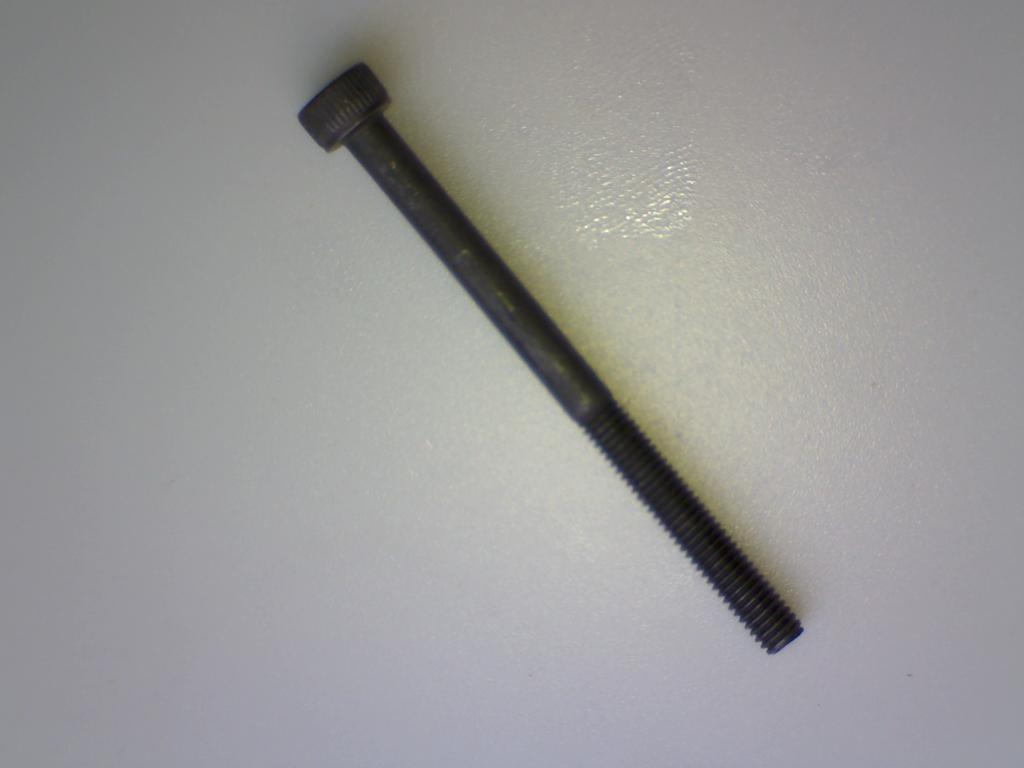
#> input picture Images/screw1.jpg, 1024 x 768 px; its folder holds only this picture in this run
$ python main.py
#> lines starting #> are read from the running program, lines starting #| are printed output that depends on the picture; after the words box and inside, x2 and y2 are one past the last pixel; in counts of white or black regions, pixels touching at a corner belong together; long printed decimals are rounded
#> in main, ip_image is the input picture: shape (768, 1024, 3); mean B, G, R 153.2, 153.1, 153.7
#| (768, 1024, 3)
######################
## Essential libraries
######################
import cv2
import numpy as np
import os
import math
import csv


########################################################################
## using os to generalise Input-Output
########################################################################
codes_folder_path = os.path.abspath('.')
images_folder_path = os.path.abspath(os.path.join('..', 'Images'))
generated_folder_path = os.path.abspath(os.path.join('..', 'Generated'))
ref = 500


def find_biggest_contour(image):
    image = image.copy()
    contours,hierarchy = cv2.findContours(image,cv2.RETR_EXTERNAL,cv2.CHAIN_APPROX_SIMPLE)
    contour_sizes = [(cv2.contourArea(contour),contour) for contour in contours]
    biggest_contour = max(contour_sizes,key=lambda x:x[0])[1]
    mask = np.zeros(image.shape,np.uint8)
    cv2.drawContours(mask,contours,-1,255,-1)
    return biggest_contour,mask

def process(ip_image):
    # Convert to RGB
    image = cv2.cvtColor(ip_image,cv2.COLOR_BGR2RGB)

    # Blur the image to remove unwanted edges
    image_blur = cv2.GaussianBlur(image,(7,7),0)

    image_blur_hsv = cv2.cvtColor(image_blur,cv2.COLOR_RGB2HSV)
#> image_blur_hsv: shape (768, 1024, 3); mean H, S, V 80.3, 12, 156.8
    # Convert BGR to HSV
    hsv = cv2.cvtColor(image, cv2.COLOR_BGR2HSV)
#> hsv: shape (768, 1024, 3); mean H, S, V 89.6, 12.2, 156.8

    lower_red = np.array([-1,-1,-1])
    upper_red = np.array([255 ,255,85])

    # Threshold the HSV image to get only blue colors
    mask1 = cv2.inRange(image_blur_hsv, lower_red, upper_red)
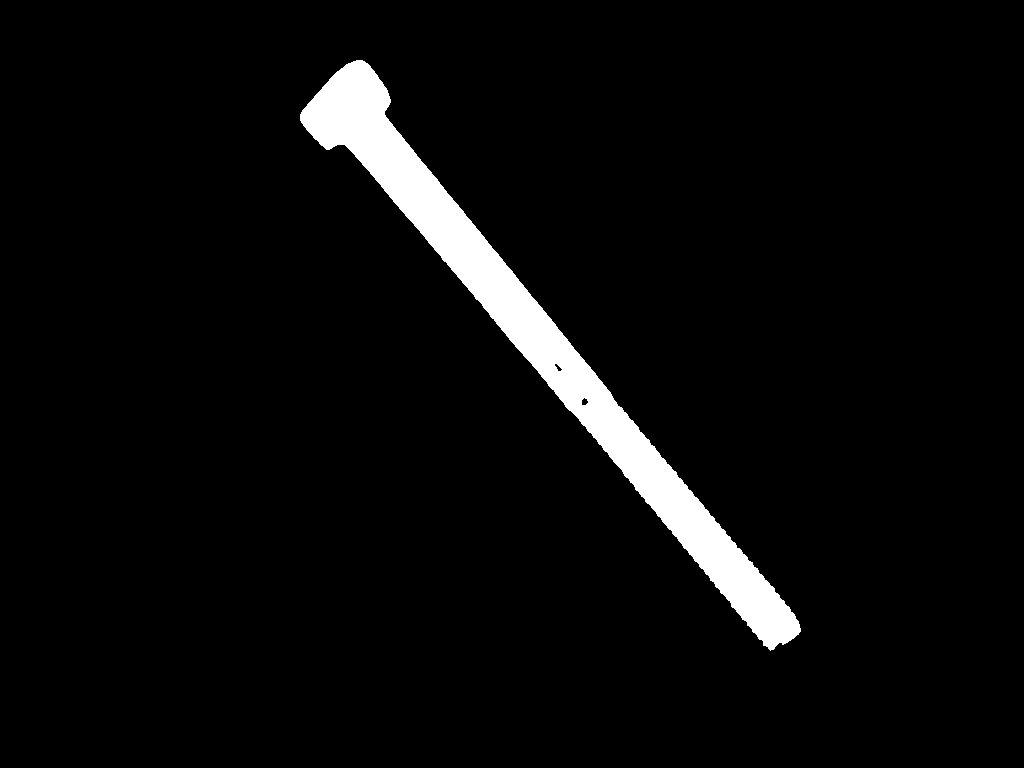
#> mask1: shape (768, 1024); 4.3% white; 1 white region, box (x1, y1, x2, y2) and area: (300, 60, 801, 651) 34021

    lower_red = np.array([40,30,40])
    upper_red = np.array([255 ,225,80])

    mask2 = cv2.inRange(image_blur_hsv, lower_red, upper_red)
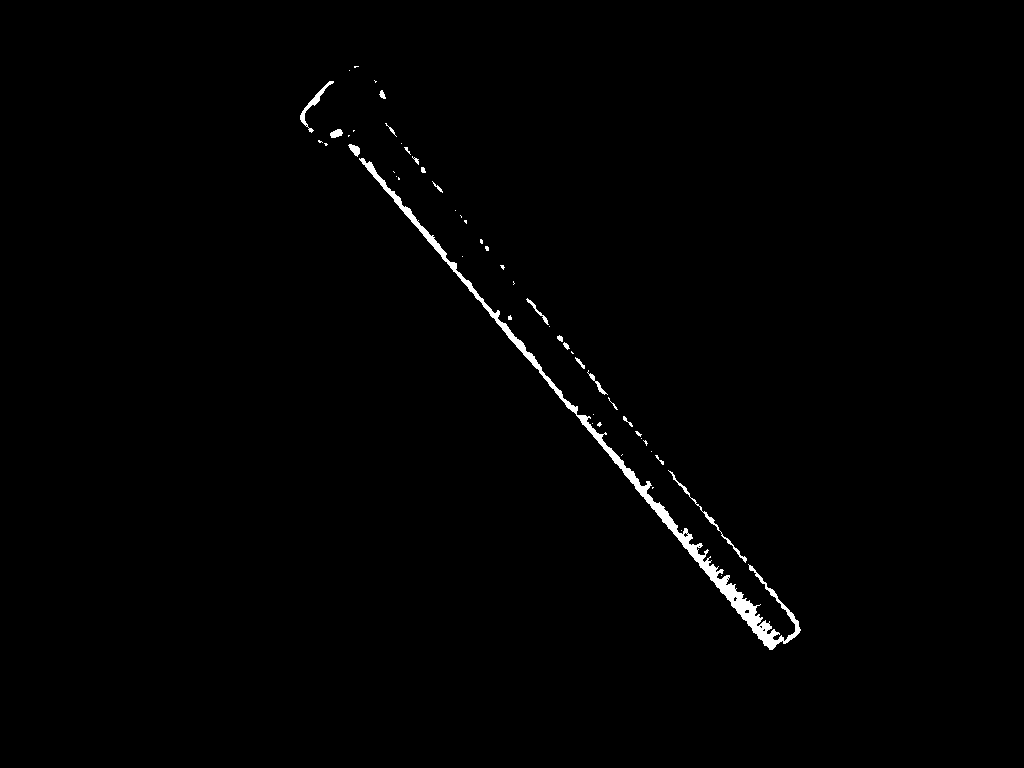
#> mask2: shape (768, 1024); 0.84% white; 52 white regions (34 under 20 px)

    mask = mask1+mask2
    kernel = cv2.getStructuringElement(cv2.MORPH_ELLIPSE,(15,15))
    mask_closed = cv2.morphologyEx(mask,cv2.MORPH_CLOSE,kernel)
    mask_clean = cv2.morphologyEx(mask_closed,cv2.MORPH_OPEN,kernel)
    big_screw_contour,mask = find_biggest_contour(mask_clean)
#> in find_biggest_contour, `contours,hierarchy = cv2.findContours(image,cv2.RETR_EXTERNAL,cv2.CHAI..`: contours = 1 contour; box (x1, y1, x2, y2) and area: (300, 60, 800, 648) 33502
#> in find_biggest_contour, `contour_sizes = [(cv2.contourArea(contour),contour) for contour in con..`: contour_sizes = 1 item
#> in find_biggest_contour, `biggest_contour = max(contour_sizes,key=lambda x:x[0])[1]`: biggest_contour = contour of 467 points, box (x1, y1, x2, y2) (300, 60, 800, 648), area 33502
#> big_screw_contour has the same summary as biggest_contour in find_biggest_contour

    rect = cv2.minAreaRect(big_screw_contour)
#> rect = ((547.5, 368), (89.28, 727.5), -37.75)
    width = rect[1][0]
#> width = 89.28
    height = rect[1][1]
#> height = 727.5
    print(width)
#| 89.275
    print(height)
#| 727.517
    if(height > ref):
        typeofscrew = "long"
    if(height <= ref):
        typeofscrew = "short"
    box = cv2.boxPoints(rect)
#> box = [[734.9, 683], [289.5, 107.7], [360.1, 53.07], [805.5, 628.3]]
    box = np.int0(box)
#> box = [[734, 682], [289, 107], [360, 53], [805, 628]]
    rectangled = cv2.drawContours(image,[box],0,(0,0,255),2)
    cv2.imshow("window", rectangled)
    cv2.waitKey(0);
    return  typeofscrew


####################################################################
## The main program which provides read in input of one image at a
## time to process function in which you will code your generalized
## output computing code
####################################################################
def main():
    i = 1
    line = []
    ## Reading 1 image at a time from the Images folder
    for image_name in os.listdir(images_folder_path):
        ## verifying name of image
        print(image_name)
        ## reading in image
        ip_image = cv2.imread(images_folder_path+"/"+image_name)
        ## verifying image has content
        print(ip_image.shape)
        ## passing read in image to process function
        A = process(ip_image)
#> A = 'long'
        ## saving the output in  a list variable
        line.append([str(i), image_name , str(A)])
        ## incrementing counter variable
        i+=1
    ## verifying all data
    print(line)
#| [['1', 'screw1.jpg', 'long']]
    ## writing to sortedlist.csv in Generated folder without spaces
    with open(generated_folder_path+"/"+'sortedlist.csv', 'w', newline='') as writeFile:
        writer = csv.writer(writeFile)
        writer.writerows(line)
    ## closing csv file
    writeFile.close()


############################################################################################
## main function
############################################################################################
if __name__ == '__main__':
    main()

$ run again, on Images/screw5.jpg
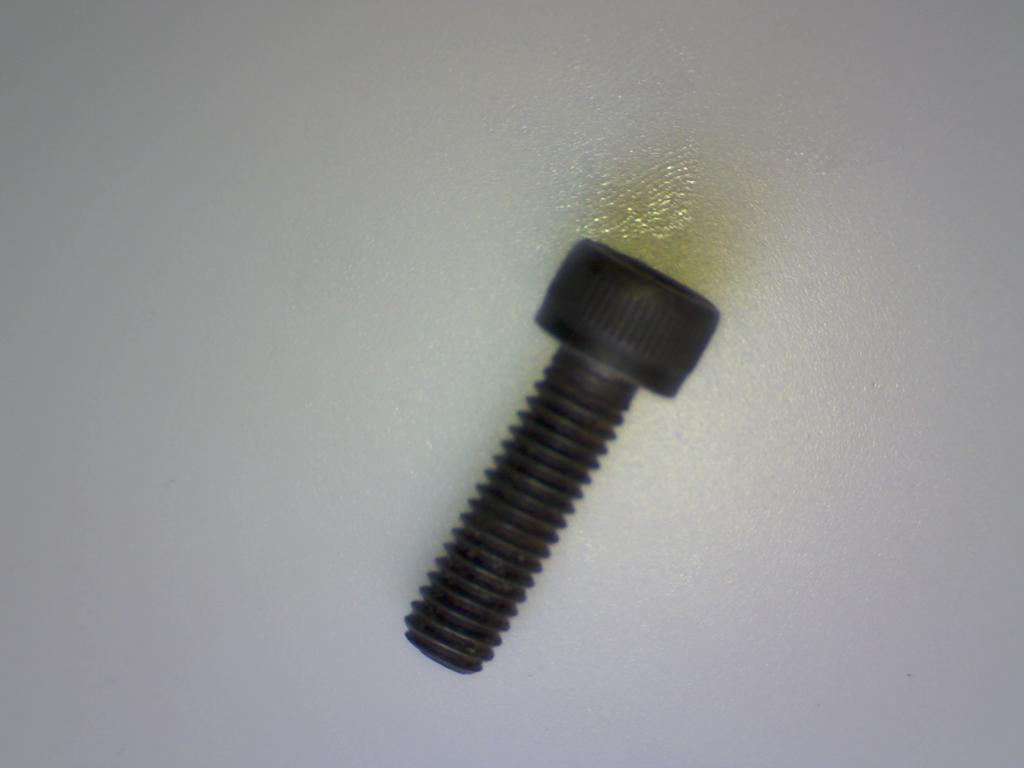
#> input picture Images/screw5.jpg, 1024 x 768 px
#> in main, ip_image is the input picture: shape (768, 1024, 3); mean B, G, R 150, 149.8, 149.4
#| (768, 1024, 3)
#> image_blur_hsv: shape (768, 1024, 3); mean H, S, V 80.8, 11.8, 153.1
#> hsv: shape (768, 1024, 3); mean H, S, V 72.6, 12.1, 153.1
#> in process, `mask1 = cv2.inRange(image_blur_hsv, lower_red, upper_red)`:
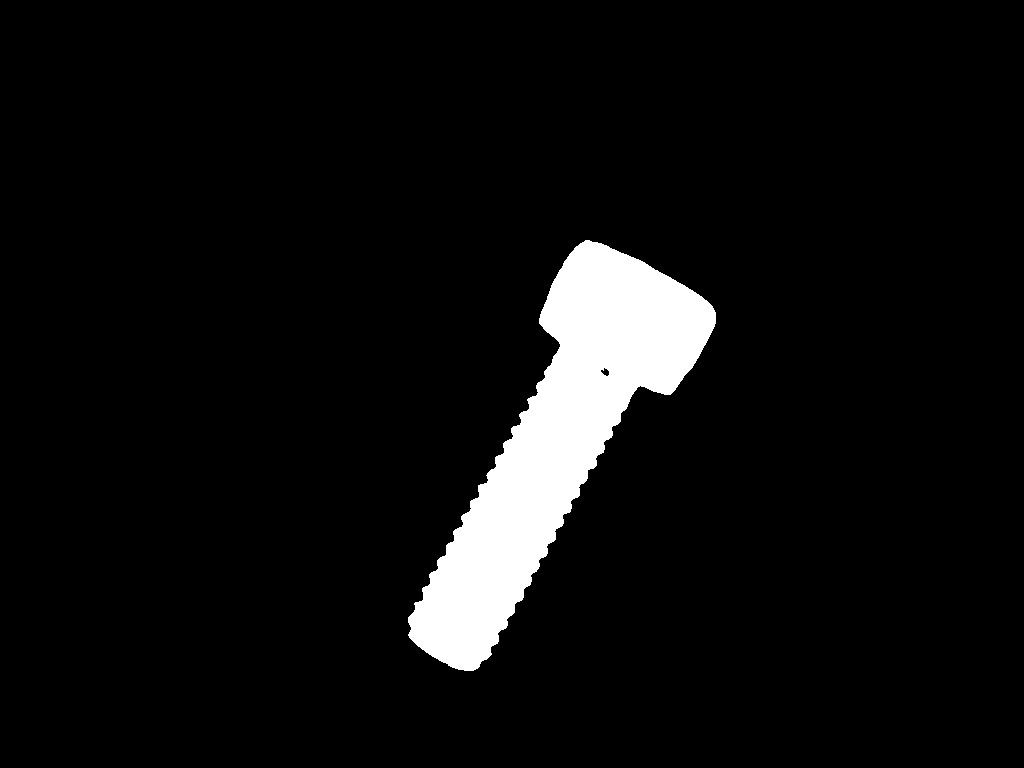
#> mask1: shape (768, 1024); 5.9% white; 1 white region, box (x1, y1, x2, y2) and area: (408, 240, 716, 671) 46395
#> in process, `mask2 = cv2.inRange(image_blur_hsv, lower_red, upper_red)`:
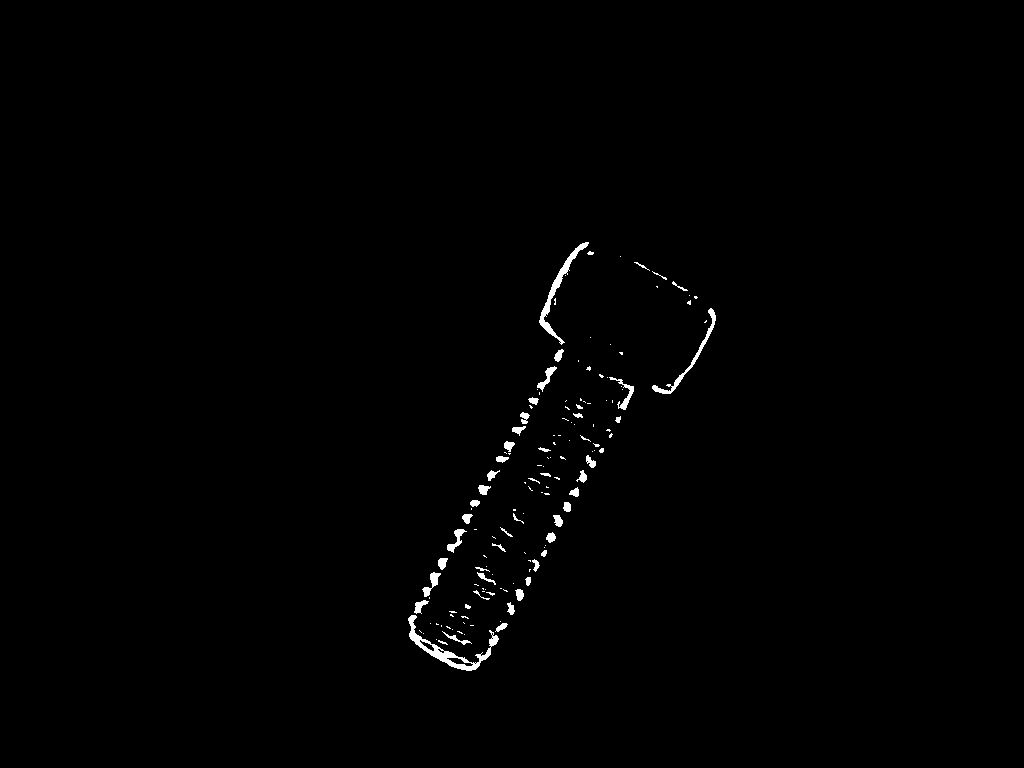
#> mask2: shape (768, 1024); 0.69% white; 143 white regions (92 under 20 px)
#> contours = 1 contour; box (x1, y1, x2, y2) and area: (408, 240, 716, 671) 46097
#> contour_sizes = 1 item
#> biggest_contour = contour of 555 points, box (x1, y1, x2, y2) (408, 240, 716, 671), area 46097
#> big_screw_contour has the same summary as biggest_contour in find_biggest_contour
#> rect = ((545.4, 463.1), (447.5, 163.8), -60.95)
#> width = 447.5
#> height = 163.8
#| 447.471
#| 163.759
#> in process, `box = cv2.boxPoints(rect)`: box = [[508.3, 698.5], [365.1, 619], [582.4, 227.8], [725.6, 307.3]]
#> in process, `box = np.int0(box)`: box = [[508, 698], [365, 618], [582, 227], [725, 307]]
#> A = 'short'
#| [['1', 'screw5.jpg', 'short']]

$ run again, on Images/screw6.jpg
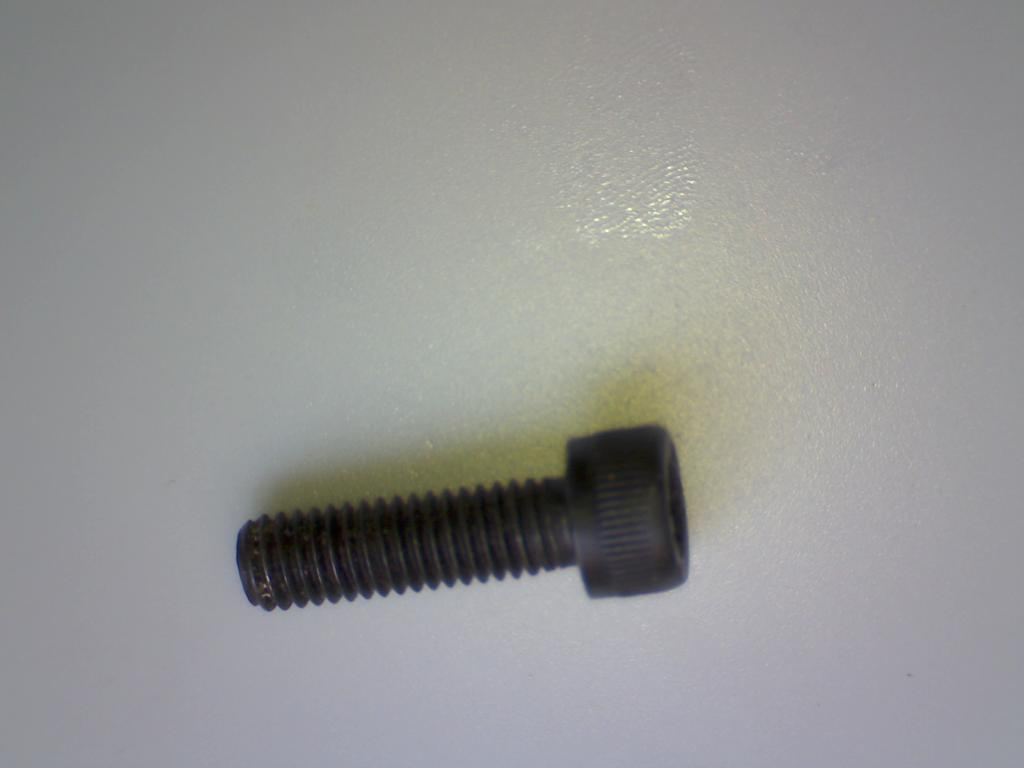
#> input picture Images/screw6.jpg, 1024 x 768 px
#> in main, ip_image is the input picture: shape (768, 1024, 3); mean B, G, R 148.7, 149.3, 149.1
#| (768, 1024, 3)
#> image_blur_hsv: shape (768, 1024, 3); mean H, S, V 80.2, 14.2, 152.8
#> hsv: shape (768, 1024, 3); mean H, S, V 73.4, 14.5, 152.8
#> in process, `mask1 = cv2.inRange(image_blur_hsv, lower_red, upper_red)`:
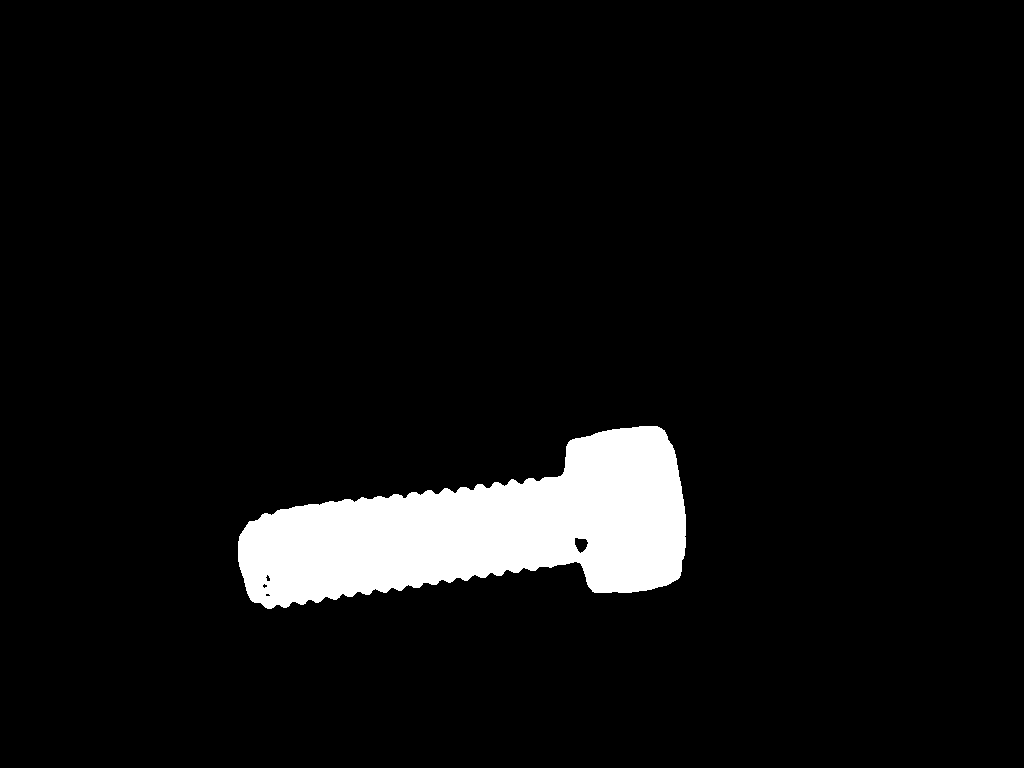
#> mask1: shape (768, 1024); 6% white; 1 white region, box (x1, y1, x2, y2) and area: (238, 426, 686, 609) 47495
#> mask2: shape (768, 1024); 0.92% white; 112 white regions (75 under 20 px)
#> contours = 1 contour; box (x1, y1, x2, y2) and area: (238, 426, 686, 609) 47324
#> contour_sizes = 1 item
#> biggest_contour = contour of 488 points, box (x1, y1, x2, y2) (238, 426, 686, 609), area 47324
#> in find_biggest_contour, `cv2.drawContours(mask,contours,-1,255,-1)`:
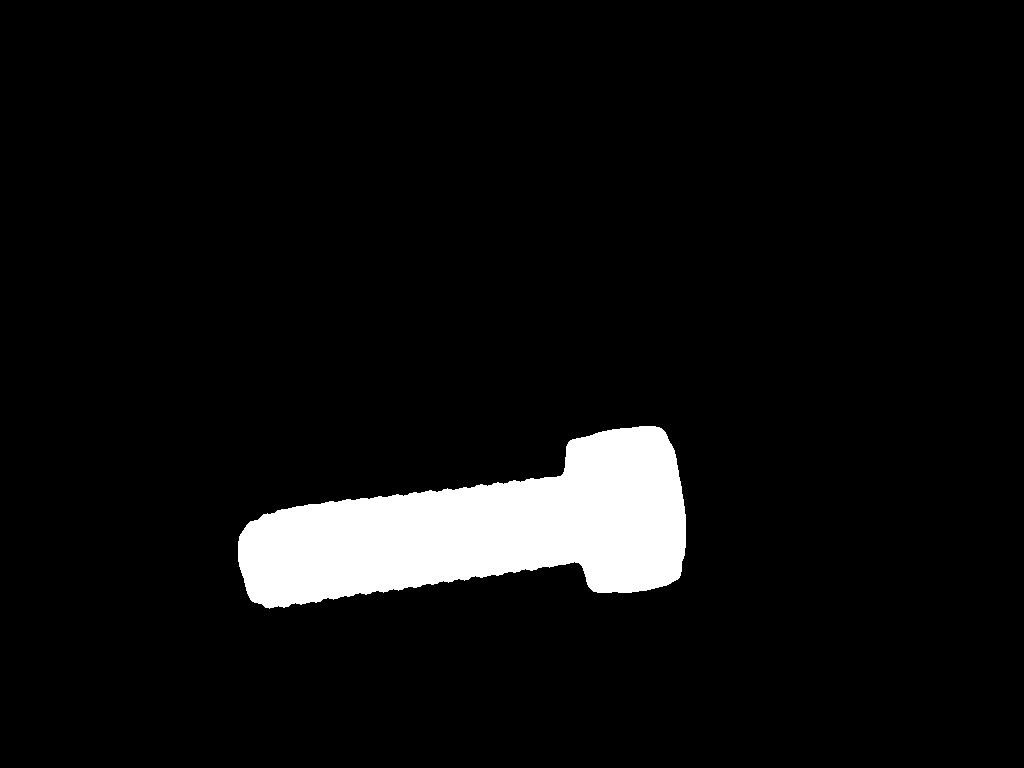
#> mask: shape (768, 1024); 6.1% white; 1 white region, box (x1, y1, x2, y2) and area: (238, 426, 686, 609) 47878
#> big_screw_contour has the same summary as biggest_contour in find_biggest_contour
#> rect = ((460.8, 531.9), (449.4, 164.1), -7.59)
#> width = 449.4
#> height = 164.1
#| 449.357
#| 164.081
#> in process, `box = cv2.boxPoints(rect)`: box = [[248.9, 642.9], [227.2, 480.3], [672.7, 420.9], [694.3, 583.6]]
#> in process, `box = np.int0(box)`: box = [[248, 642], [227, 480], [672, 420], [694, 583]]
#> A = 'short'
#| [['1', 'screw6.jpg', 'short']]
